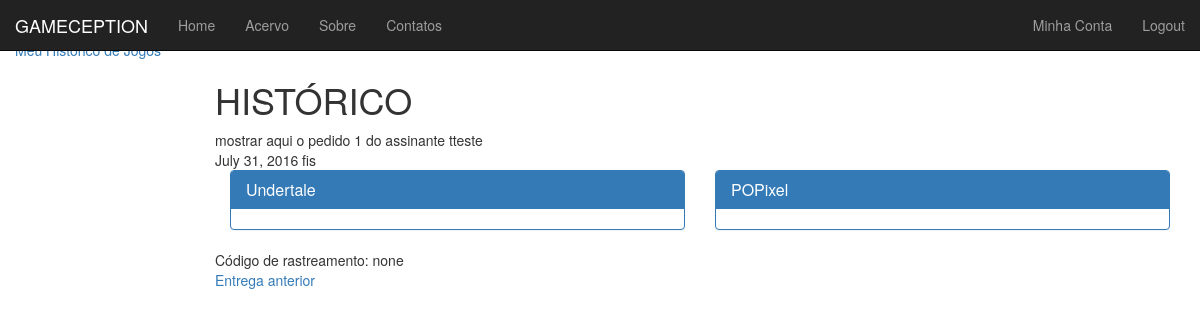
/Assinante/Historico/1/ (signed in), run on an earlier commit of the app's database.
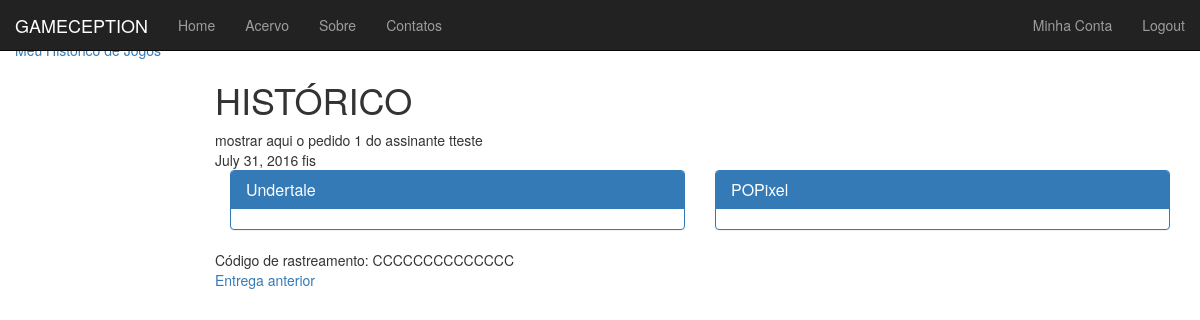
And on a later commit of the database.
### Assinante/models.py (models this page shows)
class Pedido(models.Model):
    historico = models.ForeignKey('HistoricoJogos')
    jogosPedidos = models.ManyToManyField('Jogo')
    codigoRastreamento = models.CharField(max_length=200)
    data = models.DateField()
    numero = models.IntegerField(default=0)
    tipoMidia = models.CharField(max_length=10,
        choices=TIPOS_MIDIA,
        default='DIGITAL',)
    def __str__(self):
        return self.historico.assinatura.username + str(self.numero)

### Assinante/views.py (the view)
# urls.py: url(r'^Historico/(?P<num_pedido>\d+)/', views.HistoricoPedido, name="HistoricoPedido"), #pra ver um pedido individualmente colocando o num dele na url
def HistoricoPedido(request, num_pedido):
    num = int(num_pedido)
    historico = HistoricoJogos.objects.get(assinatura=request.user)
    pedidos = Pedido.objects.filter(historico=historico)
    try:
        pedido = Pedido.objects.get(historico=historico,numero=num)
    except:
        pedido = None
    print(pedido)
    antecessor = num -1
    pode_antecessor = True
    sucessor = num + 1
    pode_sucessor = True
    if num >= len(pedidos) - 1:
        pode_sucessor = False
    if num <= 0:
        pode_antecessor = False
    context_dict = {'num_pedido' : num_pedido, 'pedido' : pedido}
    context_dict['antecessor'] = antecessor
    context_dict['pode_antecessor'] = pode_antecessor
    context_dict['sucessor'] = sucessor
    context_dict['pode_sucessor'] = pode_sucessor
    return render(request, 'Assinante/HistoricoPedido.html', context_dict)

### Assinante/Templates/Assinante/HistoricoPedido.html (shortened to what this page needs)
{% extends "MainPage.html" %}
{% block content %}
<!DOCTYPE html>
<html lang="en">
<head>
</head>
<body>
      <h1>HISTÓRICO</h1>
      mostrar aqui o pedido {{num_pedido}} do assinante {{user.username}}<br>
      {{pedido.data}}
      {% if digital %}
      dig {{pedido.numero}}<br>
      {% for chave in chaves %}
      <div class="col-xs-12 col-sm-6 placeholder">
        <div class="panel panel-primary">
          <div class="panel-heading">
            <h3 class="panel-title">{{chave.jogo.nome}}</h3>
          </div>
          <img src="http://cdn.akamai.steamstatic.com/steam/apps/{{chave.jogo.img1}}/header.jpg?t={{chave.jogo.img2}}" alt="{{chave.jogo.nome}}" /><br>
          Chave Download: {{chave.chave}}<br>
        </div>
      </div>
      {% endfor %}
      {% else %}
      fis <br>
      {% for jogo in pedido.jogosPedidos.all %}
      <div class="col-xs-12 col-sm-6 placeholder">
        <div class="panel panel-primary">
          <div class="panel-heading">
            <h3 class="panel-title">{{jogo.nome}}</h3>
          </div>
          <img src="http://cdn.akamai.steamstatic.com/steam/apps/{{jogo.img1}}/header.jpg?t={{jogo.img2}}" alt="{{chave.jogo.nome}}" /><br>
        </div>
      </div>
      {% endfor %}
      Código de rastreamento: {{pedido.codigoRastreamento}}<br>
      {% endif %}
      {% if pode_antecessor %}
        <a href="/Assinante/Historico/{{antecessor}}/">Entrega anterior</a><br>
      {% endif %}
</body>
</html>
{% endblock %}

What changed in the data, as far as the page shows it:
changed Pedido: codigoRastreamento "none" → "CCCCCCCCCCCCCC"
